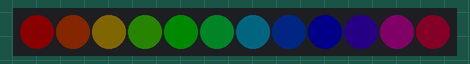
The sketch below on a simulated ESP32. Shown: 12 RGB LEDs in strip order, left to right. Dim RGB values are drawn brighter than linear.

Above: at 0.15 s.
At 1.06 s:
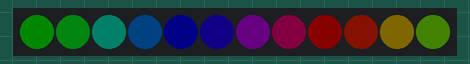
At 1.97 s:
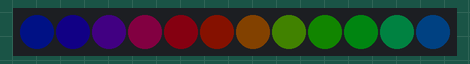
At 3.49 s:
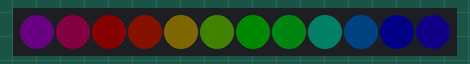
At 4.4 s:
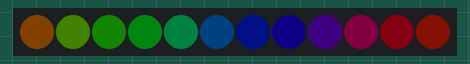
At 5.31 s:
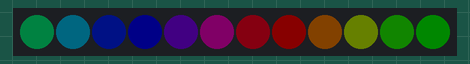

Measured:
- by itself, everything shown: repeats every 4.9 s, in 16 steps

The sketch:

01.6_WS2812.ino
```cpp
/**********************************************************************
  Product     : Freenove 4WD Car for ESP32
  Description : Use WS2812.
  Auther      : www.freenove.com
  Modification: 2024/08/12
**********************************************************************/

#include "Freenove_WS2812_Lib_for_ESP32.h"

#define LEDS_COUNT  12    //Define the count of WS2812
#define LEDS_PIN  	32    //Define the pin number for ESP32
#define CHANNEL	    0     //Define the channels that control WS2812

Freenove_ESP32_WS2812 strip = Freenove_ESP32_WS2812(LEDS_COUNT, LEDS_PIN, CHANNEL, TYPE_GRB);

void setup() {
  strip.begin();		  //Initialize WS2812
  strip.setBrightness(10);//Set the brightness of WS2812
}

void loop() {
  for (int j = 0; j < 255; j += 2) {
    for (int i = 0; i < LEDS_COUNT; i++) {
		strip.setLedColorData(i, strip.Wheel((i * 256 / LEDS_COUNT + j) & 255));//Set the color of the WS2812
    }
    strip.show();	      //Call WS2812 to display colors
    delay(5);
  }
}
```
